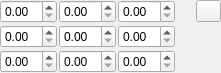
<?xml version="1.0" encoding="UTF-8"?>
<ui version="4.0">
 <class>Form</class>
 <widget class="QWidget" name="Form">
  <property name="geometry">
   <rect>
    <x>0</x>
    <y>0</y>
    <width>221</width>
    <height>72</height>
   </rect>
  </property>
  <property name="windowTitle">
   <string>Form</string>
  </property>
  <layout class="QHBoxLayout" name="horizontalLayout">
   <property name="spacing">
    <number>7</number>
   </property>
   <property name="leftMargin">
    <number>0</number>
   </property>
   <property name="topMargin">
    <number>0</number>
   </property>
   <property name="rightMargin">
    <number>0</number>
   </property>
   <property name="bottomMargin">
    <number>0</number>
   </property>
   <item>
    <layout class="QGridLayout" name="gridLayout">
     <property name="spacing">
      <number>2</number>
     </property>
     <item row="1" column="1">
      <widget class="QDoubleSpinBox" name="dsbm22">
       <property name="maximumSize">
        <size>
         <width>80</width>
         <height>16777215</height>
        </size>
       </property>
       <property name="singleStep">
        <double>0.100000000000000</double>
       </property>
      </widget>
     </item>
     <item row="1" column="0">
      <widget class="QDoubleSpinBox" name="dsbm21">
       <property name="maximumSize">
        <size>
         <width>80</width>
         <height>16777215</height>
        </size>
       </property>
       <property name="singleStep">
        <double>0.100000000000000</double>
       </property>
      </widget>
     </item>
     <item row="2" column="0">
      <widget class="QDoubleSpinBox" name="dsbm31">
       <property name="maximumSize">
        <size>
         <width>80</width>
         <height>16777215</height>
        </size>
       </property>
       <property name="singleStep">
        <double>0.100000000000000</double>
       </property>
      </widget>
     </item>
     <item row="1" column="2">
      <widget class="QDoubleSpinBox" name="dsbm23">
       <property name="maximumSize">
        <size>
         <width>80</width>
         <height>16777215</height>
        </size>
       </property>
       <property name="singleStep">
        <double>0.100000000000000</double>
       </property>
      </widget>
     </item>
     <item row="2" column="1">
      <widget class="QDoubleSpinBox" name="dsbm32">
       <property name="maximumSize">
        <size>
         <width>80</width>
         <height>16777215</height>
        </size>
       </property>
       <property name="singleStep">
        <double>0.100000000000000</double>
       </property>
      </widget>
     </item>
     <item row="2" column="2">
      <widget class="QDoubleSpinBox" name="dsbm33">
       <property name="maximumSize">
        <size>
         <width>80</width>
         <height>16777215</height>
        </size>
       </property>
       <property name="singleStep">
        <double>0.100000000000000</double>
       </property>
      </widget>
     </item>
     <item row="0" column="1">
      <widget class="QDoubleSpinBox" name="dsbm12">
       <property name="maximumSize">
        <size>
         <width>80</width>
         <height>16777215</height>
        </size>
       </property>
       <property name="singleStep">
        <double>0.100000000000000</double>
       </property>
      </widget>
     </item>
     <item row="0" column="0">
      <widget class="QDoubleSpinBox" name="dsbm11">
       <property name="maximumSize">
        <size>
         <width>80</width>
         <height>16777215</height>
        </size>
       </property>
       <property name="singleStep">
        <double>0.100000000000000</double>
       </property>
      </widget>
     </item>
     <item row="0" column="2">
      <widget class="QDoubleSpinBox" name="dsbm13">
       <property name="maximumSize">
        <size>
         <width>80</width>
         <height>16777215</height>
        </size>
       </property>
       <property name="singleStep">
        <double>0.100000000000000</double>
       </property>
      </widget>
     </item>
    </layout>
   </item>
   <item>
    <spacer name="horizontalSpacer">
     <property name="orientation">
      <enum>Qt::Horizontal</enum>
     </property>
     <property name="sizeHint" stdset="0">
      <size>
       <width>40</width>
       <height>20</height>
      </size>
     </property>
    </spacer>
   </item>
   <item>
    <layout class="QVBoxLayout" name="verticalLayout">
     <item>
      <widget class="QPushButton" name="pbReset">
       <property name="maximumSize">
        <size>
         <width>25</width>
         <height>25</height>
        </size>
       </property>
       <property name="text">
        <string/>
       </property>
       <property name="icon">
        <iconset resource="nodes_res.qrc">
         <normaloff>:/icons/resources/reset.png</normaloff>:/icons/resources/reset.png</iconset>
       </property>
      </widget>
     </item>
     <item>
      <spacer name="verticalSpacer">
       <property name="orientation">
        <enum>Qt::Vertical</enum>
       </property>
       <property name="sizeHint" stdset="0">
        <size>
         <width>20</width>
         <height>40</height>
        </size>
       </property>
      </spacer>
     </item>
    </layout>
   </item>
  </layout>
 </widget>
 <resources>
  <include location="nodes_res.qrc"/>
 </resources>
 <connections/>
</ui>
